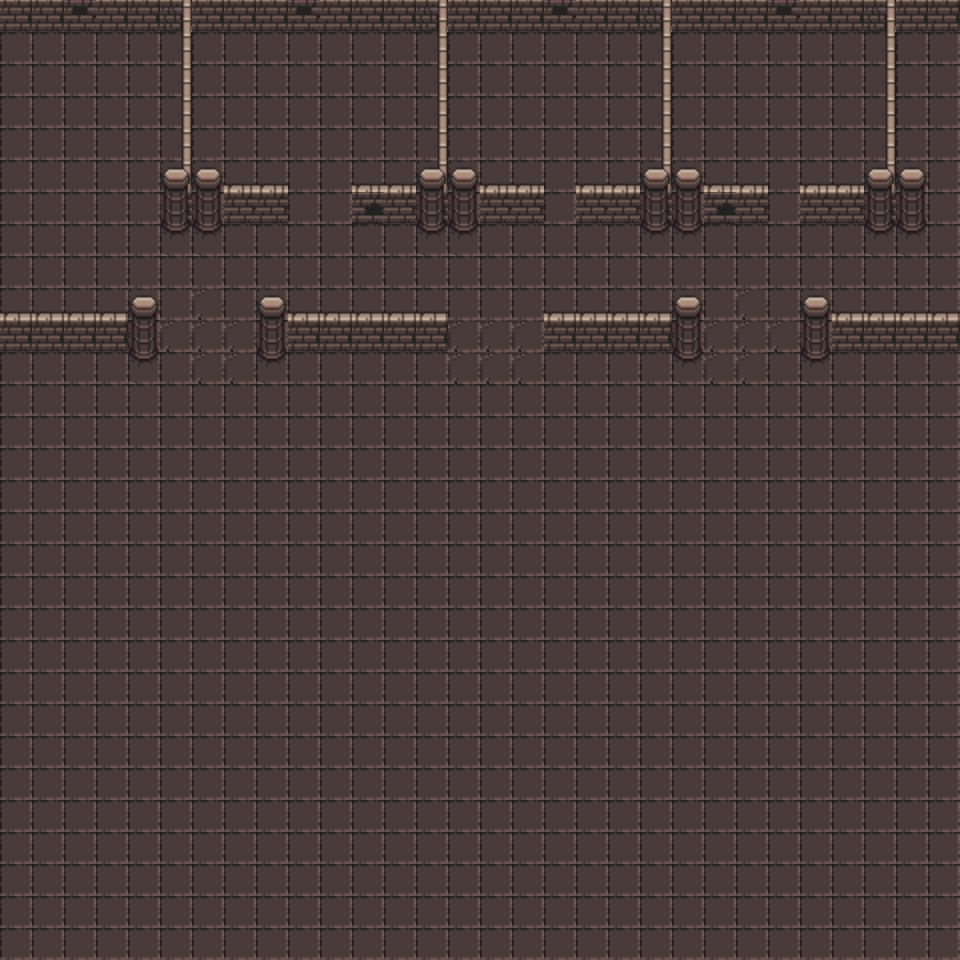

Rendered tile map (Tiled .tmx) drawn with the repository's tilesets; below, a short description and the map source with its tile grids summarised:
An orthogonal 30x30 tile map with 32x32 px tiles, 3 tile layers (ground, walls, objects) and 12 objects.

<map version="1.9" tiledversion="1.9.2" orientation="orthogonal" renderorder="right-down" width="30" height="30" tilewidth="32" tileheight="32" infinite="0" nextlayerid="5" nextobjectid="26">
 <editorsettings>
  <export target="testMap2.lua" format="lua" />
 </editorsettings>
 <tileset firstgid="1" name="0x72_DungeonTilesetII_v1.4SCALED" tilewidth="32" tileheight="32" tilecount="1024" columns="32">
  <image source="../assets/0x72_DungeonTilesetII_v1.4SCALED.png" width="1024" height="1024" />
 </tileset>
 <layer id="1" name="ground" width="30" height="30">
  <data>[900 cells, 900 non-empty, 1 distinct tile ids]</data>
 </layer>
 <layer id="2" name="walls" width="30" height="30">
  <data>[900 cells, 54 non-empty, 5 distinct tile ids]</data>
 </layer>
 <layer id="3" name="objects" width="30" height="30">
  <data>[900 cells, 112 non-empty, 9 distinct tile ids]</data>
 </layer>
 <objectgroup id="4" name="walls">
  <object id="10" x="171" y="183" width="117" height="12" visible="0" />
  <object id="11" x="354" y="186" width="189" height="12" visible="0" />
  <object id="12" x="575" y="186" width="195" height="10" visible="0" />
  <object id="13" x="801" y="185" width="121" height="13" visible="0" />
  <object id="14" x="885" y="2" width="9" height="182" visible="0" />
  <object id="15" x="663" y="2" width="8" height="183" visible="0" />
  <object id="16" x="439" y="2" width="6" height="182" visible="0" />
  <object id="17" x="183" y="1" width="7" height="182" visible="0" />
  <object id="18" x="804" y="313" width="155" height="11" visible="0" />
  <object id="19" x="544" y="313" width="155" height="14" visible="0" />
  <object id="20" x="262" y="311" width="185" height="11" visible="0" />
  <object id="21" x="2" y="316" width="154" height="12" visible="0" />
 </objectgroup>
</map>